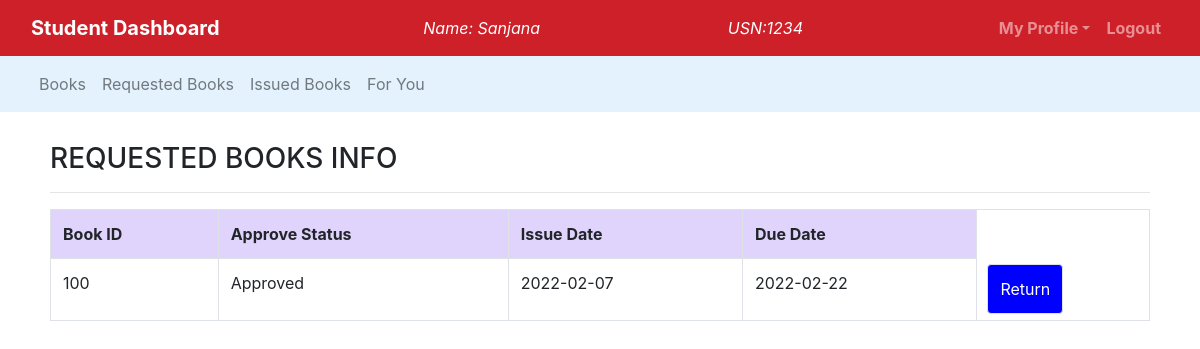
/student/request.php (signed in), run on the app's committed database.
### tables this page shows
CREATE TABLE `request_book` (
  `id` int(50) NOT NULL,
  `usn` varchar(50) NOT NULL,
  `bookid` varchar(50) NOT NULL,
  `status` varchar(50) NOT NULL,
  `issue_date` date NOT NULL,
  `due_date` date NOT NULL
);

### student/request.php (the view, shortened to what this page needs)
<?php
   $connection = mysqli_connect("localhost","root","");
   ?>
   <!DOCTYPE html>
   <html lang="en">
   <head>
       <link rel="stylesheet" type="text/css" href="../bootstrap-4.4.1/css/bootstrap.min.css">
   </head>
   <body>
   <nav id="lms" class="navbar navbar-expand-lg navbar-dark ">
           <div class="container-fluid">
               <div class="navbar-header">
                   <a class="navbar-brand" href="student_dashboard.php"><b>Student Dashboard</b></a>
               </div>
               <font style="color: white"><span><em>Name: <?php echo $_SESSION['name'];?></em></span></font>
               <font style="color: white"><span><em>USN:<?php echo $_SESSION['usn'];?></em></span></font>
               <ul class="nav navbar-nav navbar-right">
                   <li class="nav-item dropdown">
                       <a class="nav-link dropdown-toggle" data-toggle="dropdown"><b>My Profile</b></a>
                   </li>
                   <li class="nav-item"><a class="nav-link" href="logout.php"><b>Logout</b></a></li>
               </ul>
           </div>
       </nav>
       <nav class="navbar navbar-expand-lg navbar-light" style="background-color: #e3f2fd">
       <div class="container-fluid">
           <ul class="nav navbar-nav navbar-center">
               <li class="nav-item">
                   <a href="book_info.php" class="nav-link">Books</a>
               </li>
               <li class="nav-item">
                   <a href="request.php" class="nav-link">Requested Books</a>
               </li>
               <li class="nav-item">
                   <a href="issue_info.php" class="nav-link">Issued Books</a>
               </li>
               <li class="nav-item ">
                   <a href="fyp.php"class="nav-link " >For You</a>
               </li>
           </ul>
       </div>
   </nav>
   <div  style = "margin: 30px 50px 10px 50px"><h3>REQUESTED BOOKS INFO<hr></h3>
<?php
        $res = mysqli_query($connection,"select * from request_book where usn='$_SESSION[usn]' ");
        if(mysqli_num_rows($res)==0)
		{
			echo "No Books requested";
		}
        else
        {
        echo "<table class='table table-bordered'>";
        echo "<tr style='background-color: #a07ef954'>";
        echo "<th>"; echo "Book ID"; echo "</th>";
        echo "<th>"; echo "Approve Status"; echo "</th>";
        echo "<th>"; echo "Issue Date"; echo "</th>";
        echo "<th>"; echo "Due Date"; echo "</th>";
        echo "</tr>";
        while($row = mysqli_fetch_assoc($res)){
            echo "<tr>";
            echo "<td>"; echo $row["bookid"]; echo "</td>";
            echo "<td>"; echo $row["status"]; echo "</td>";
            echo "<td>"; echo $row["issue_date"]; echo "</td>";
            echo "<td>"; echo $row["due_date"]; echo "</td>";
            if($row["status"]=="Approved"){
            echo "<td style='background-color:blue; margin:6px 0px 6px 10px ' class='btn'>";?> <a href="return.php?id=<?php echo $row["id"];?>" style="color:white">Return</a>
			  <?php echo "</td>";
            }
            echo "</tr>";
        }
        echo "</table>";
        }
?>
  </div>
   </body>
</html>

### student/request.php (style rules this page uses)
#lms { background-color: #ce2029; }

### data on the page
request_book: bookid "100", status "Approved", issue_date "2022-02-07", due_date "2022-02-22"

### other printed values
$_SESSION['name'] "Sanjana"
$_SESSION['usn'] "1234"
